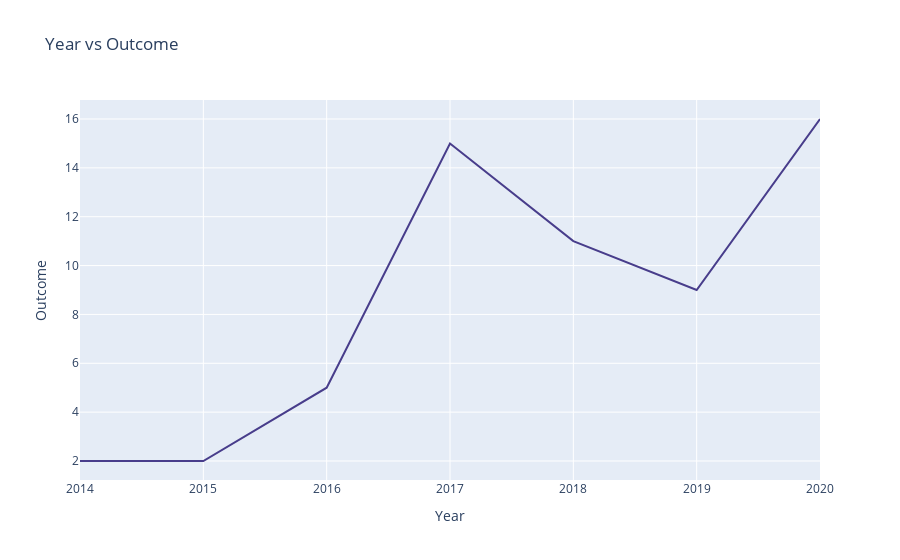

The notebook cell this image was saved under:
### Markdown cell above
With heavy payloads the successful landing or positive landing rate are more for Polar,LEO and ISS.

However for GTO we cannot distinguish this well as both positive landing rate and negative landing(unsuccessful mission) are both there here.

### Code cell
### TASK  6: Visualize the launch success yearly trend
import pandas as pd

df['Year'] = pd.DatetimeIndex(df['Date']).year

# Group data by year and calculate mean Outcome
line_data = df[df["Outcome"].isin(good)].groupby("Year")["Outcome"].count().reset_index()

# Create the plot
fig = go.Figure(data=go.Scatter(x=line_data['Year'], y=line_data['Outcome'], mode='lines', marker=dict(color='darkslateblue')))

# Updating layout through `update_layout`. Here we are adding title to the plot and providing title to x and y axis.
fig.update_layout(title='Year vs Outcome', xaxis_title='Year', yaxis_title='Outcome')

# Display the figure
fig.show()

### Figure 1 — Plotly figure (JSON) as saved in the notebook; plotly's stock layout.template omitted (floating-point values rounded to 4 significant figures)
{"data": [{"marker": {"color": "darkslateblue"}, "mode": "lines", "x": [2014, 2015, 2016, 2017, 2018, 2019, 2020], "y": [2, 2, 5, 15, 11, 9, 16], "type": "scatter"}], "layout": {"title": {"text": "Year vs Outcome"}, "xaxis": {"title": {"text": "Year"}, "type": "linear", "range": [2014, 2020], "autorange": true}, "yaxis": {"title": {"text": "Outcome"}, "type": "linear", "range": [1.222, 16.78], "autorange": true}, "autosize": true}}
